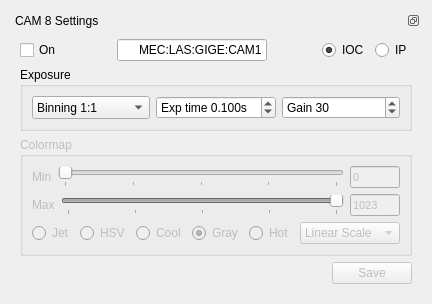
        <widget class="QWidget" name="tab_8">
         <attribute name="title">
          <string>C 8</string>
         </attribute>
         <layout class="QGridLayout" name="gridLayout_3">
          <item row="0" column="0">
           <widget class="QDockWidget" name="dockWidget_1_8">
            <property name="features">
             <set>QDockWidget::DockWidgetFloatable|QDockWidget::DockWidgetMovable</set>
            </property>
            <property name="windowTitle">
             <string>CAM 8 Settings</string>
            </property>
            <widget class="QWidget" name="dockWidgetContents_1_8">
             <layout class="QGridLayout" name="gridLayout_44">
              <item row="0" column="0">
               <layout class="QHBoxLayout" name="horizontalLayout_56">
                <item>
                 <widget class="QCheckBox" name="cB_on_8">
                  <property name="cursor">
                   <cursorShape>PointingHandCursor</cursorShape>
                  </property>
                  <property name="text">
                   <string>On</string>
                  </property>
                  <property name="checked">
                   <bool>false</bool>
                  </property>
                 </widget>
                </item>
                <item>
                 <spacer name="horizontalSpacer_23">
                  <property name="orientation">
                   <enum>Qt::Horizontal</enum>
                  </property>
                  <property name="sizeHint" stdset="0">
                   <size>
                    <width>40</width>
                    <height>20</height>
                   </size>
                  </property>
                 </spacer>
                </item>
                <item>
                 <widget class="QLineEdit" name="lEpvname_8">
                  <property name="sizePolicy">
                   <sizepolicy hsizetype="Preferred" vsizetype="Preferred">
                    <horstretch>0</horstretch>
                    <verstretch>0</verstretch>
                   </sizepolicy>
                  </property>
                  <property name="minimumSize">
                   <size>
                    <width>150</width>
                    <height>0</height>
                   </size>
                  </property>
                  <property name="maximumSize">
                   <size>
                    <width>16777215</width>
                    <height>30</height>
                   </size>
                  </property>
                  <property name="text">
                   <string>MEC:LAS:GIGE:CAM1</string>
                  </property>
                  <property name="alignment">
                   <set>Qt::AlignRight|Qt::AlignTrailing|Qt::AlignVCenter</set>
                  </property>
                 </widget>
                </item>
                <item>
                 <spacer name="horizontalSpacer_58">
                  <property name="orientation">
                   <enum>Qt::Horizontal</enum>
                  </property>
                  <property name="sizeHint" stdset="0">
                   <size>
                    <width>40</width>
                    <height>20</height>
                   </size>
                  </property>
                 </spacer>
                </item>
                <item>
                 <widget class="QRadioButton" name="rB_iocmod_8">
                  <property name="text">
                   <string>IOC</string>
                  </property>
                  <property name="checked">
                   <bool>true</bool>
                  </property>
                 </widget>
                </item>
                <item>
                 <widget class="QRadioButton" name="rB_ipmod_8">
                  <property name="text">
                   <string>IP</string>
                  </property>
                 </widget>
                </item>
               </layout>
              </item>
              <item row="1" column="0">
               <widget class="QGroupBox" name="groupBox_29">
                <property name="title">
                 <string>Exposure</string>
                </property>
                <layout class="QGridLayout" name="gridLayout_45">
                 <item row="0" column="2">
                  <widget class="QSpinBox" name="iS_gain_8">
                   <property name="suffix">
                    <string/>
                   </property>
                   <property name="prefix">
                    <string>Gain </string>
                   </property>
                   <property name="maximum">
                    <number>35</number>
                   </property>
                   <property name="value">
                    <number>30</number>
                   </property>
                  </widget>
                 </item>
                 <item row="0" column="0">
                  <widget class="QComboBox" name="cmB_bin_8">
                   <property name="sizePolicy">
                    <sizepolicy hsizetype="Preferred" vsizetype="Preferred">
                     <horstretch>0</horstretch>
                     <verstretch>0</verstretch>
                    </sizepolicy>
                   </property>
                   <property name="maximumSize">
                    <size>
                     <width>16777215</width>
                     <height>16777215</height>
                    </size>
                   </property>
                   <item>
                    <property name="text">
                     <string>Binning 1:1</string>
                    </property>
                   </item>
                   <item>
                    <property name="text">
                     <string>Binning 2:2</string>
                    </property>
                   </item>
                   <item>
                    <property name="text">
                     <string>Binning 3:3</string>
                    </property>
                   </item>
                   <item>
                    <property name="text">
                     <string>Binning 8:8</string>
                    </property>
                   </item>
                  </widget>
                 </item>
                 <item row="0" column="1">
                  <widget class="QDoubleSpinBox" name="dS_expt_8">
                   <property name="prefix">
                    <string>Exp time </string>
                   </property>
                   <property name="suffix">
                    <string>s</string>
                   </property>
                   <property name="decimals">
                    <number>3</number>
                   </property>
                   <property name="minimum">
                    <double>0.050000000000000</double>
                   </property>
                   <property name="maximum">
                    <double>60.000000000000000</double>
                   </property>
                   <property name="singleStep">
                    <double>0.100000000000000</double>
                   </property>
                   <property name="value">
                    <double>0.100000000000000</double>
                   </property>
                  </widget>
                 </item>
                </layout>
               </widget>
              </item>
              <item row="2" column="0">
               <widget class="QGroupBox" name="groupBox_30">
                <property name="enabled">
                 <bool>false</bool>
                </property>
                <property name="title">
                 <string>Colormap</string>
                </property>
                <layout class="QGridLayout" name="gridLayout_46">
                 <item row="0" column="0">
                  <layout class="QVBoxLayout" name="verticalLayout_31">
                   <item>
                    <layout class="QVBoxLayout" name="verticalLayout_32">
                     <item>
                      <layout class="QHBoxLayout" name="horizontalLayout_57">
                       <item>
                        <widget class="QLabel" name="labelRangeMin_8">
                         <property name="text">
                          <string>Min</string>
                         </property>
                        </widget>
                       </item>
                       <item>
                        <widget class="QSlider" name="hSRngMin_8">
                         <property name="sizePolicy">
                          <sizepolicy hsizetype="Expanding" vsizetype="Fixed">
                           <horstretch>3</horstretch>
                           <verstretch>0</verstretch>
                          </sizepolicy>
                         </property>
                         <property name="maximum">
                          <number>1023</number>
                         </property>
                         <property name="orientation">
                          <enum>Qt::Horizontal</enum>
                         </property>
                         <property name="tickPosition">
                          <enum>QSlider::TicksBelow</enum>
                         </property>
                         <property name="tickInterval">
                          <number>256</number>
                         </property>
                        </widget>
                       </item>
                       <item>
                        <widget class="QLineEdit" name="lERngMin_8">
                         <property name="sizePolicy">
                          <sizepolicy hsizetype="Fixed" vsizetype="Fixed">
                           <horstretch>1</horstretch>
                           <verstretch>0</verstretch>
                          </sizepolicy>
                         </property>
                         <property name="minimumSize">
                          <size>
                           <width>10</width>
                           <height>0</height>
                          </size>
                         </property>
                         <property name="maximumSize">
                          <size>
                           <width>50</width>
                           <height>16777215</height>
                          </size>
                         </property>
                         <property name="font">
                          <font>
                           <pointsize>8</pointsize>
                          </font>
                         </property>
                         <property name="text">
                          <string>0</string>
                         </property>
                        </widget>
                       </item>
                      </layout>
                     </item>
                     <item>
                      <layout class="QHBoxLayout" name="horizontalLayout_58">
                       <item>
                        <widget class="QLabel" name="labelRangeMax_8">
                         <property name="text">
                          <string>Max</string>
                         </property>
                        </widget>
                       </item>
                       <item>
                        <widget class="QSlider" name="hSRngMax_8">
                         <property name="sizePolicy">
                          <sizepolicy hsizetype="Expanding" vsizetype="Fixed">
                           <horstretch>3</horstretch>
                           <verstretch>0</verstretch>
                          </sizepolicy>
                         </property>
                         <property name="maximum">
                          <number>1023</number>
                         </property>
                         <property name="sliderPosition">
                          <number>1023</number>
                         </property>
                         <property name="orientation">
                          <enum>Qt::Horizontal</enum>
                         </property>
                         <property name="invertedAppearance">
                          <bool>false</bool>
                         </property>
                         <property name="invertedControls">
                          <bool>false</bool>
                         </property>
                         <property name="tickPosition">
                          <enum>QSlider::TicksBelow</enum>
                         </property>
                         <property name="tickInterval">
                          <number>256</number>
                         </property>
                        </widget>
                       </item>
                       <item>
                        <widget class="QLineEdit" name="lERngMax_8">
                         <property name="sizePolicy">
                          <sizepolicy hsizetype="Fixed" vsizetype="Fixed">
                           <horstretch>1</horstretch>
                           <verstretch>0</verstretch>
                          </sizepolicy>
                         </property>
                         <property name="minimumSize">
                          <size>
                           <width>10</width>
                           <height>0</height>
                          </size>
                         </property>
                         <property name="maximumSize">
                          <size>
                           <width>50</width>
                           <height>16777215</height>
                          </size>
                         </property>
                         <property name="font">
                          <font>
                           <pointsize>8</pointsize>
                          </font>
                         </property>
                         <property name="text">
                          <string>1023</string>
                         </property>
                        </widget>
                       </item>
                      </layout>
                     </item>
                     <item>
                      <layout class="QHBoxLayout" name="horizontalLayout_59">
                       <item>
                        <widget class="QRadioButton" name="rBColor_Jet_8">
                         <property name="text">
                          <string>Jet</string>
                         </property>
                        </widget>
                       </item>
                       <item>
                        <widget class="QRadioButton" name="rBColor_HSV_8">
                         <property name="text">
                          <string>HSV</string>
                         </property>
                        </widget>
                       </item>
                       <item>
                        <widget class="QRadioButton" name="rBColor_Cool_8">
                         <property name="text">
                          <string>Cool</string>
                         </property>
                        </widget>
                       </item>
                       <item>
                        <widget class="QRadioButton" name="rBColor_Gray_8">
                         <property name="text">
                          <string>Gray</string>
                         </property>
                         <property name="checked">
                          <bool>true</bool>
                         </property>
                        </widget>
                       </item>
                       <item>
                        <widget class="QRadioButton" name="rBColor_Hot_8">
                         <property name="text">
                          <string>Hot</string>
                         </property>
                         <property name="checked">
                          <bool>false</bool>
                         </property>
                        </widget>
                       </item>
                       <item>
                        <widget class="QComboBox" name="cBoxScale_8">
                         <property name="minimumSize">
                          <size>
                           <width>100</width>
                           <height>0</height>
                          </size>
                         </property>
                         <item>
                          <property name="text">
                           <string>Linear Scale</string>
                          </property>
                         </item>
                         <item>
                          <property name="text">
                           <string>Log Scale</string>
                          </property>
                         </item>
                         <item>
                          <property name="text">
                           <string>Exp Scale</string>
                          </property>
                         </item>
                        </widget>
                       </item>
                      </layout>
                     </item>
                    </layout>
                   </item>
                  </layout>
                 </item>
                </layout>
               </widget>
              </item>
              <item row="3" column="0">
               <layout class="QHBoxLayout" name="horizontalLayout_60">
                <item>
                 <spacer name="horizontalSpacer_24">
                  <property name="orientation">
                   <enum>Qt::Horizontal</enum>
                  </property>
                  <property name="sizeHint" stdset="0">
                   <size>
                    <width>40</width>
                    <height>20</height>
                   </size>
                  </property>
                 </spacer>
                </item>
                <item>
                 <widget class="QPushButton" name="pB_save_8">
                  <property name="enabled">
                   <bool>false</bool>
                  </property>
                  <property name="text">
                   <string>Save</string>
                  </property>
                 </widget>
                </item>
               </layout>
              </item>
             </layout>
            </widget>
           </widget>
          </item>
         </layout>
        </widget>
